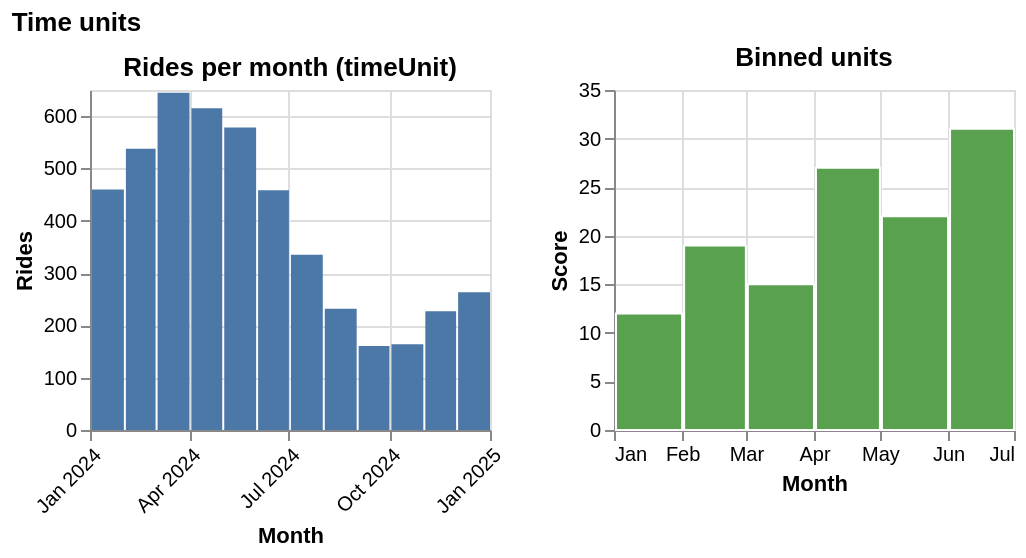

Vega-Lite specification stored for this chart:
### Vega-Lite specification from a JSON file in a GitHub repository (floating-point values rounded to 4 significant figures)
{"$schema": "https://vega.github.io/schema/vega-lite/v6.json", "description": "Time units: daily rows are grouped into months with a timeUnit, and a second chart reads dates that are already floored to the month with a binned unit.", "title": "Time units", "hconcat": [{"title": "Rides per month (timeUnit)", "width": 200, "height": 170, "data": {"sequence": {"start": 0, "stop": 360, "as": "i"}}, "transform": [{"calculate": "datetime(2024, 0, 1 + datum.i)", "as": "day"}, {"calculate": "10 + 8 * sin(datum.i / 58) + (datum.i % 7)", "as": "rides"}], "mark": "bar", "encoding": {"x": {"field": "day", "type": "temporal", "timeUnit": "yearmonth", "title": "Month", "axis": {"labelAngle": -45}}, "y": {"field": "rides", "type": "quantitative", "aggregate": "sum", "title": "Rides"}}}, {"title": "Binned units", "width": 200, "height": 170, "data": {"values": [{"start": "2024-01-01", "score": 12}, {"start": "2024-02-01", "score": 19}, {"start": "2024-03-01", "score": 15}, {"start": "2024-04-01", "score": 27}, {"start": "2024-05-01", "score": 22}, {"start": "2024-06-01", "score": 31}]}, "mark": {"type": "bar", "color": "#59a14f", "stroke": "white"}, "encoding": {"x": {"field": "start", "type": "temporal", "timeUnit": "binnedyearmonth", "title": "Month", "axis": {"format": "%b"}}, "y": {"field": "score", "type": "quantitative", "title": "Score"}}}]}
